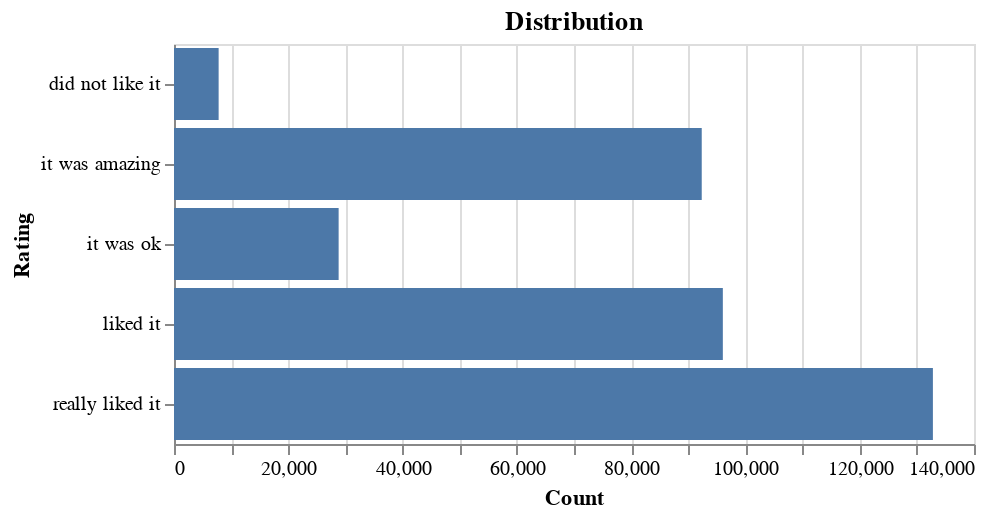

Notebook code for this chart:
### Code cell
(
    ratings
        .group_by("Rating")
        .agg(pl.count("Rating").alias("Count"))
        .sort("Count", descending=True)
        .plot.bar(
        x="Count",
        y="Rating",
        )
        .properties(
            width=400,
            height=200,
            title="Distribution"
        )

)

### Figure 1 — Vega-Lite specification as saved in the notebook (floating-point values rounded to 4 significant figures)
{"config": {"view": {"continuousWidth": 300, "continuousHeight": 300}}, "data": {"name": "data-6b8ae949cbe49326d5239d914b332e20"}, "mark": {"type": "bar", "tooltip": true}, "encoding": {"x": {"field": "Count", "type": "quantitative"}, "y": {"field": "Rating", "type": "nominal"}}, "height": 200, "params": [{"name": "param_27", "select": {"type": "interval", "encodings": ["x", "y"]}, "bind": "scales"}], "title": "Distribution", "width": 400, "$schema": "https://vega.github.io/schema/vega-lite/v5.20.1.json", "datasets": {"data-6b8ae949cbe49326d5239d914b332e20": [{"Rating": "really liked it", "Count": 132808}, {"Rating": "liked it", "Count": 96047}, {"Rating": "it was amazing", "Count": 92354}, {"Rating": "it was ok", "Count": 28811}, {"Rating": "did not like it", "Count": 7811}]}}
